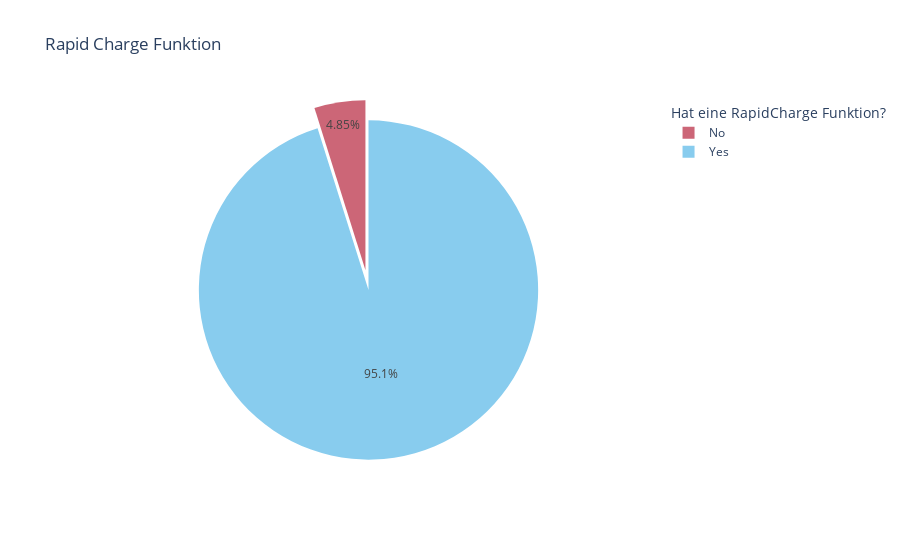

This figure's notebook cell:
### Code cell
# px.pie(values=df_rapid_charge.values, names=df_rapid_charge.index, title= 'Rapid Charge Funktion',
#       color_discrete_sequence=px.colors.qualitative.Safe)


fig = go.Figure(data=[go.Pie(
    labels=df_rapid_charge.index,
    values=df_rapid_charge.values,
    marker_colors=px.colors.qualitative.Safe,
    pull=[0, 0.12])])

fig.update_layout(
    title_text="Rapid Charge Funktion")

fig.update_layout(legend_traceorder="reversed",legend_title_text='Hat eine RapidCharge Funktion?')


fig.show()

### Figure 1 — Plotly figure (JSON) as saved in the notebook; plotly's stock layout.template omitted (floating-point values rounded to 4 significant figures)
{"data": [{"labels": ["Yes", "No"], "marker": {"colors": ["rgb(136, 204, 238)", "rgb(204, 102, 119)", "rgb(221, 204, 119)", "rgb(17, 119, 51)", "rgb(51, 34, 136)", "rgb(170, 68, 153)", "rgb(68, 170, 153)", "rgb(153, 153, 51)", "rgb(136, 34, 85)", "rgb(102, 17, 0)", "rgb(136, 136, 136)"]}, "pull": [0, 0.12], "type": "pie", "values": [98, 5]}], "layout": {"legend": {"title": {"text": "Hat eine RapidCharge Funktion?"}, "traceorder": "reversed"}, "title": {"text": "Rapid Charge Funktion"}}}
